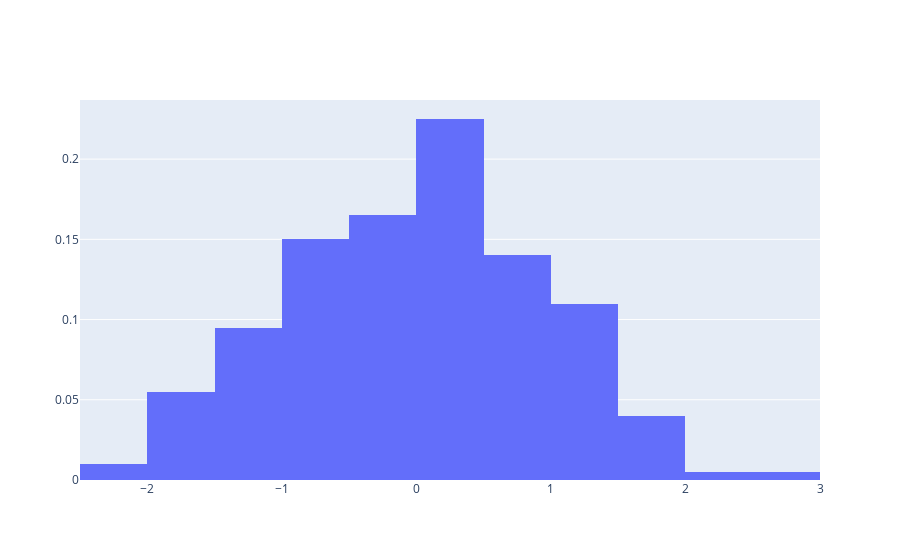

Notebook source saved alongside this figure:
### Code cell
hist =  go.Histogram(x = random_numbers, histnorm = 'probability') # by default histnorm = frequency of data points are plotted on y-axis
data = [hist]
offline.iplot(data)
# Here there is 0.2 probability which ranges from 0 to 0.5 plotted on y-axis

### Figure 1 — Plotly figure (JSON) as saved in the notebook; plotly's stock layout.template omitted (floating-point values rounded to 4 significant figures; data arrays with more than 128 entries replaced by an {"elided": "..."} marker saying what was removed)
{"data": [{"histnorm": "probability", "type": "histogram", "x": {"elided": "200 float values"}}], "layout": {"autosize": true, "xaxis": {"autorange": true, "range": [-2.5, 3], "type": "linear"}, "yaxis": {"autorange": true, "range": [0, 0.2368]}}}
